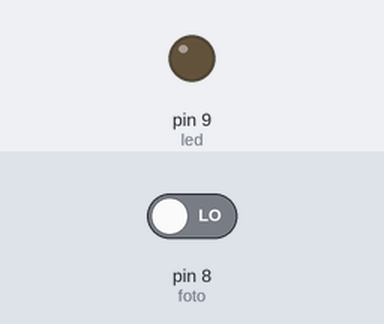
Simulated run of this sketch. Board: Arduino Uno, built with avr-gcc and run on an emulated ATmega328P. Shown: output pins drawn as LEDs (lit = HIGH). Inputs (shaded band) come from the test bench; at power-on: pin 8 (foto) LOW. What the sketch prints to the serial monitor is not drawn.

Above: at 1.2 s.
1.3 s: pin 8 (foto) driven HIGH
At 2.4 s:
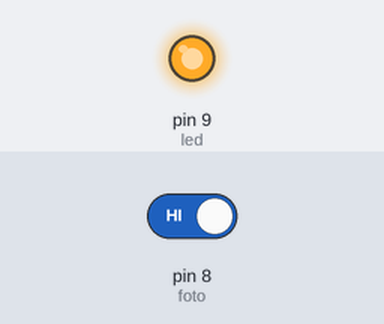
2.8 s: pin 8 (foto) driven LOW
At 3.6 s:
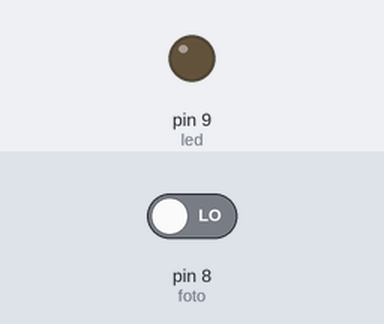
Timing chart, 0 to 5.8 s (numbered marks = the images above; inputs shaded):
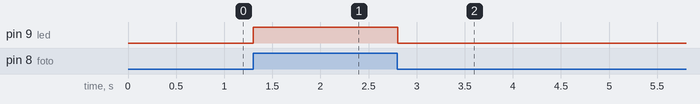

Measured:
- after the input at 1.3 s, pin 9 (led): LOW → HIGH at once
- after the input at 2.8 s, pin 9 (led): HIGH → LOW at once

The sketch:

17.11ArduinoNIP_5.ino
```cpp
int foto = 8;
int led = 9;
void setup() {
  pinMode(led, OUTPUT);
  pinMode(foto, INPUT);
  Serial.begin(9600);
}

void loop() {
  int estado = digitalRead(foto);
  if(estado == 1){
    digitalWrite(led, HIGH);
  }else{
    digitalWrite(led, LOW);
  }
  Serial.println(estado);
}
```
